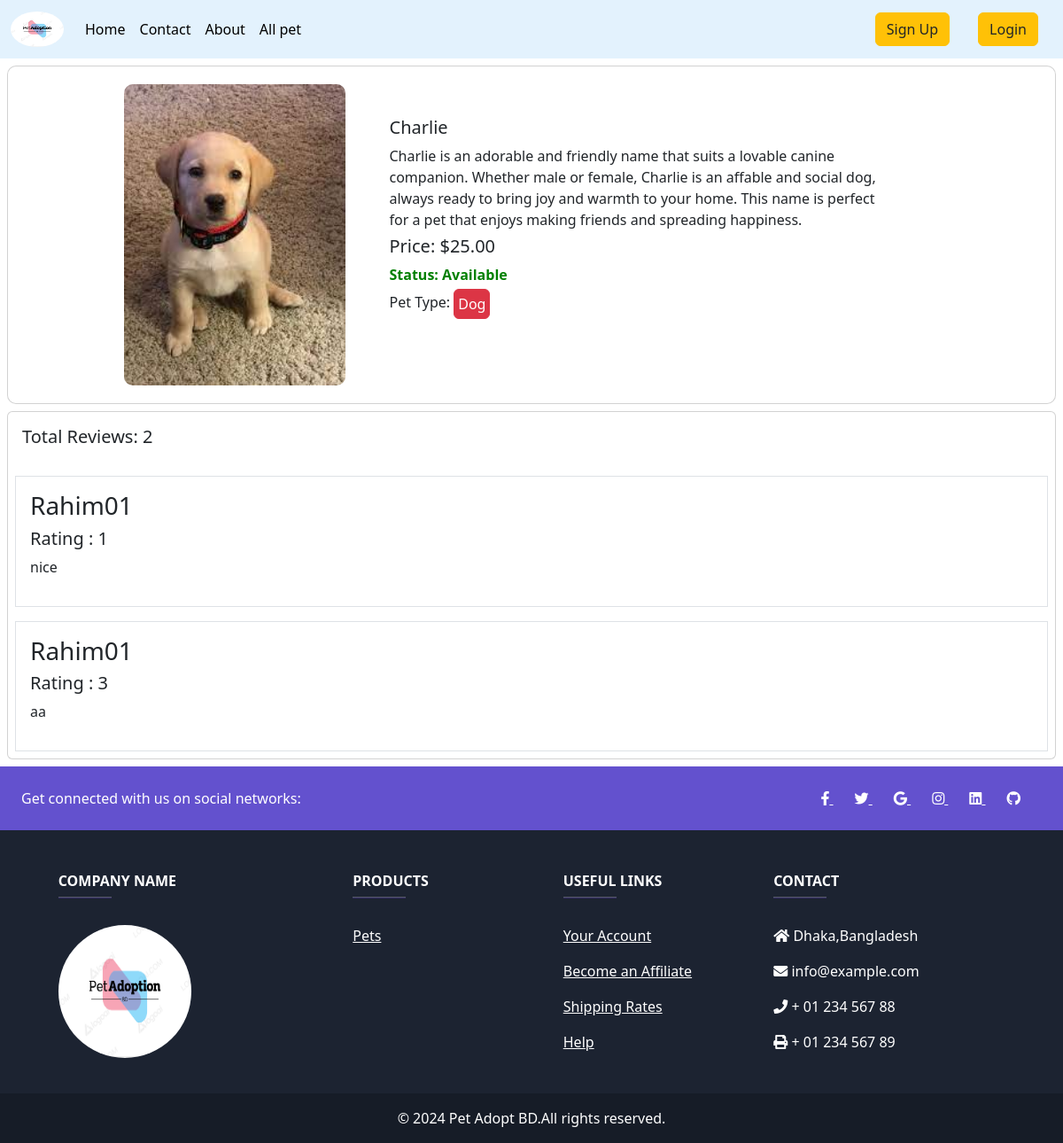
The app's page /pet_details/10, older data.
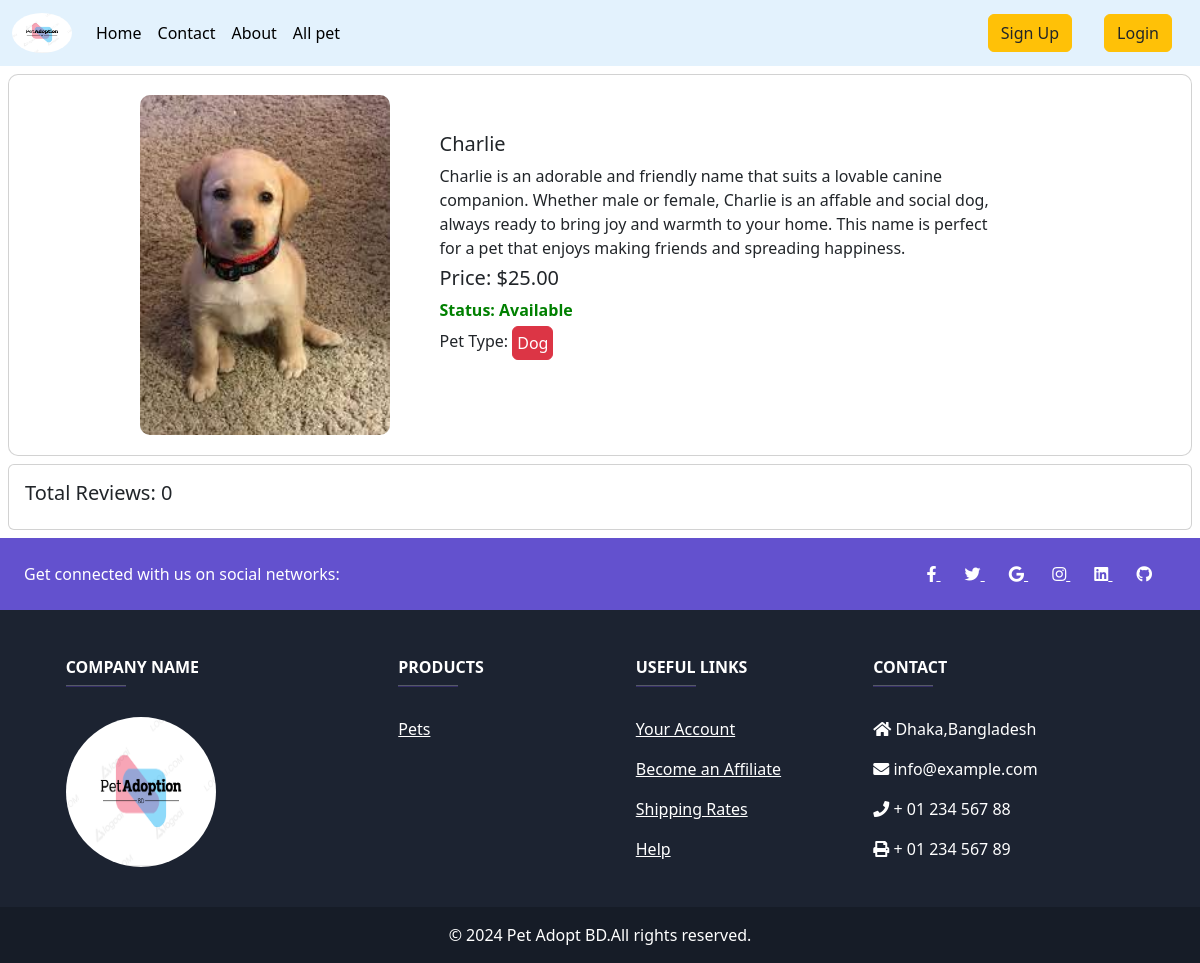
The same page, newer data.
### pet/models.py (models this page shows, shortened)
class Review(models.Model):
    user = models.ForeignKey(User, on_delete=models.CASCADE)
    pett = models.ForeignKey(pets, on_delete=models.CASCADE)
    ratting = models.CharField( max_length=50, choices=ratting)
    comment = models.TextField()

### Pet_Adoption_Platform/views.py (the view, shortened to what this page needs)
# urls.py: path('pet_details/<int:id>', views.Details.as_view(), name='Details')
class Details(DetailView):
    model = pets  # assuming 'pets' is the name of the model, change if necessary
    pk_url_kwarg = 'id'
    template_name = 'pet_details.html'
    context_object_name = 'details'
    def get_context_data(self, **kwargs):
        context = super().get_context_data(**kwargs)
        pet_model = self.object
        has_adopted_pet = Adopt.objects.filter( a_pets=pet_model).exists()
        if has_adopted_pet:
            reviews = pet_model.review_set.all()
            review_form = ReviewForm()
        else:
            reviews = None
            review_form = None
        context['reviews'] = reviews
        context['review_form'] = review_form
        context['has_adopted_pet'] = has_adopted_pet
        return context

### pet/models.py (called while the page is built)
    def __str__(self):
        return self.name

### templates/pet_details.html (shortened to what this page needs)
{% extends "base.html" %}
{% load static %}
{%  load crispy_forms_tags %}
{% block css %}
<link rel="stylesheet" type="text/css" href="{% static 'css/details.css' %}">
{% endblock  %}
{% block content %}
<div class="col-12 p-img">
    <div class="card m-2 p-img pet-card">
        <div class='d-flex align-items-center justify-content-center card-content'>
            <div class="p-img">
                {% if details.image %}
                <img src="{{details.image.url}}" class="card-img-top details-img" alt="...">
                {% else %}
                <img src="" alt="Edit and Upload">
                {% endif %}
            </div>
            <div class="details-info">
                <h5 class="card-title">{{details.name}}</h5>
                <p class="card-text">{{details.discription}}</p>
                <h5 class="card-title price">Price: ${{details.price}}</h5>
                {% if details.is_available %}
                    <p class="status available">Status: Available</p>
                {% else %}
                    <p class="status not-available">Status: Not Available</p>
                {% endif %}
                <p class="pet-type">Pet Type: <button class="btn type p-1 m-0 btn-danger">{{details.pet_type}}</button></p>
            </div>
        </div>
    </div>
</div>
<div class="card m-2">
    <h5 class="p-3">Total Reviews: {{ reviews | length }}</h5>
    {% for review in reviews %}
        <div class="card-body border m-2">
            <h3>{{ review.user.username }} </h3>
            <h5>Rating : {{ review.ratting }}</h5>
            <p>{{ review.comment }}</p>
        </div>
    {% endfor %}
</div>
        {% include "fotter.html" %}
{% endblock  %}

Row changes from the older to the newer data that the page shows:
removed Review: user.username "Rahim01", ratting "1", comment "nice"
removed Review: user.username "Rahim01", ratting "3", comment "aa"
Text that changed along with them:
{{ reviews | length }}: "2" → "0"
